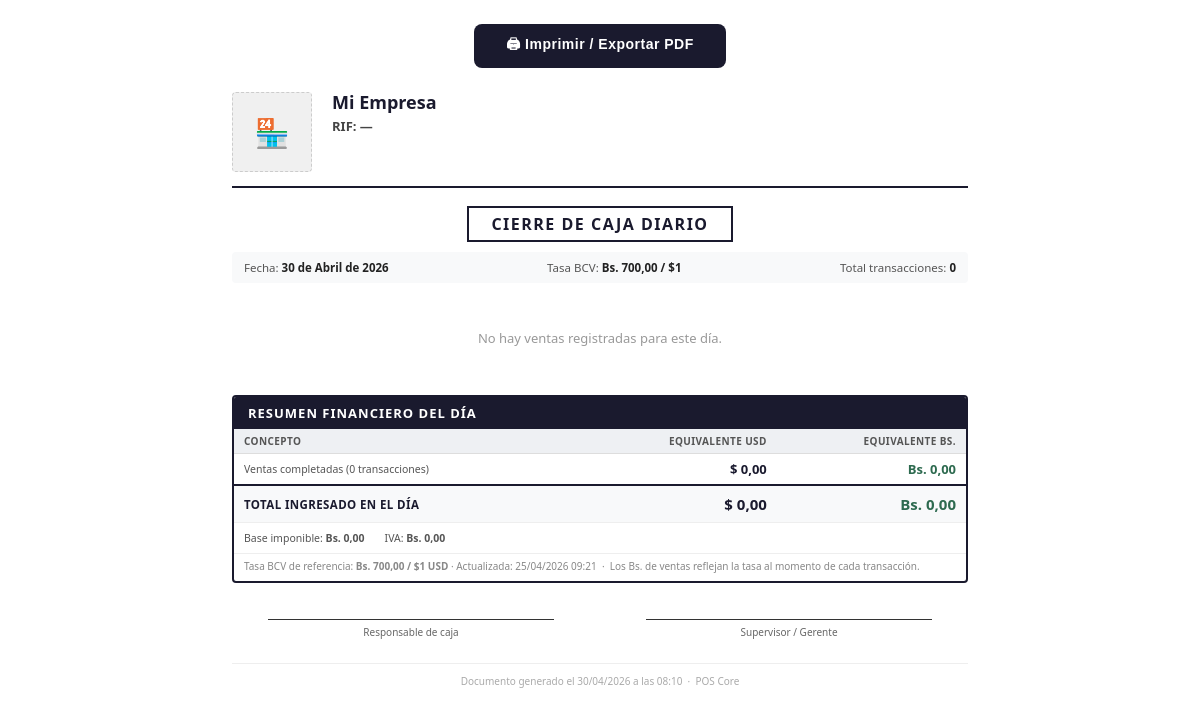
The page /reportes/cierre/imprimir/ (signed in) on the database as committed earlier.
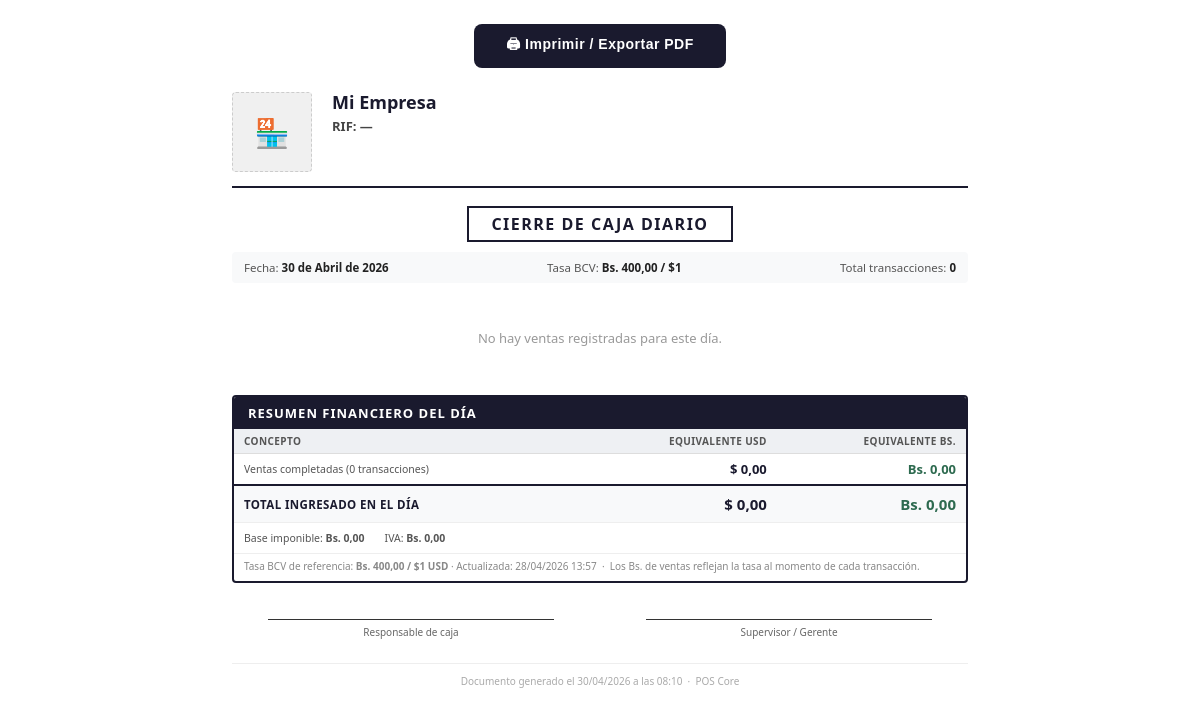
The same page on the database as committed later.
### configuracion/models.py (models this page shows, shortened)
class Moneda(models.Model):
    tasa_cambio = models.DecimalField(max_digits=12, decimal_places=2)
    simbolo = models.CharField(max_length=5, default='Bs')
    ultima_actualizacion = models.DateTimeField(auto_now=True)
    class Meta:
        verbose_name = 'Moneda'
        verbose_name_plural = 'Moneda'

### reportes/views.py (the view, shortened to what this page needs)
# urls.py: path('cierre/imprimir/', views.imprimir_cierre, name='imprimir_cierre'),
@solo_admin
def imprimir_cierre(request):
    fecha_str = request.GET.get('fecha', '')
    try:
        fecha = date.fromisoformat(fecha_str)
    except ValueError:
        fecha = timezone.localdate()
    ventas_dia = (
        Venta.objects
        .filter(fecha__date=fecha, estado='COMPLETADA')
        .prefetch_related('detalles__producto')
        .order_by('fecha')
    )
    resumen_metodos = []
    for codigo_metodo, nombre_metodo in Venta.METODO_PAGO:
        ventas_metodo = [v for v in ventas_dia if v.metodo_pago == codigo_metodo]
        if not ventas_metodo:
            continue
    total_general_usd     = sum(m['total_usd'] for m in resumen_metodos)
    total_general_bs      = sum(m['total_bs']  for m in resumen_metodos)
    total_ventas          = sum(m['cantidad']  for m in resumen_metodos)
    total_base_imponible_bs = sum(float(v.base_imponible_bs) for v in ventas_dia)
    total_iva_bs            = sum(float(v.iva_bs)            for v in ventas_dia)
    total_monto_exento_bs   = sum(float(v.monto_exento_bs)   for v in ventas_dia)
    pagos_fiado_dia = list(
        PagoFiado.objects
        .filter(fecha__date=fecha)
        .select_related('fiado__cliente')
        .order_by('fecha')
    )
    resumen_abonos_print = []
    for codigo, nombre in PagoFiado.METODO_PAGO:
        pagos_metodo = [p for p in pagos_fiado_dia if p.metodo_pago == codigo]
        if not pagos_metodo:
            continue
    total_abonos_usd = sum(m['total_usd'] for m in resumen_abonos_print)
    total_abonos_bs  = sum(m['total_bs']  for m in resumen_abonos_print)
    moneda  = Moneda.objects.first()
    empresa = Empresa.objects.first() or Empresa()
    cierre  = CierreCaja.objects.filter(fecha=fecha).first()
    return render(request, 'reportes/cierre_caja_print.html', {
        'fecha':                  fecha,
        'resumen_metodos':        resumen_metodos,
        'total_general_usd':      total_general_usd,
        'total_general_bs':       total_general_bs,
        'total_ventas':           total_ventas,
        'total_base_imponible_bs': total_base_imponible_bs,
        'total_iva_bs':           total_iva_bs,
        'total_monto_exento_bs':  total_monto_exento_bs,
        'resumen_abonos':         resumen_abonos_print,
        'total_abonos_usd':       total_abonos_usd,
        'total_abonos_bs':        total_abonos_bs,
        'gran_total_usd':         total_general_usd + total_abonos_usd,
        'gran_total_bs':          total_general_bs  + total_abonos_bs,
        'moneda':                 moneda,
        'empresa':                empresa,
        'tasa':                   moneda.tasa_cambio if moneda else None,
        'cierre':                 cierre,
    })

### ventas/templatetags/pos_extras.py (called while the page is built)
@register.filter
def formato_bs(value):
    try:
        num = float(value)
    except (TypeError, ValueError):
        return value
    formatted = f"{num:,.2f}"
    return formatted.replace(',', 'X').replace('.', ',').replace('X', '.')

### templates/reportes/cierre_caja_print.html (shortened to what the changed rows need)
{% load pos_extras %}<!DOCTYPE html>
<html lang="es">
<head>
</head>
<body>
  <div class="doc-titulo">
    <h2>Cierre de Caja Diario</h2>
  </div>
  <div class="doc-meta">
    <div>Tasa BCV: <span>Bs. {{ tasa|default:"—" }} / $1</span></div>
  </div>
  <div class="totales-box">
    <div style="padding:0;">
      <table style="width:100%; border-collapse:collapse; font-size:11px;">
        <thead>
          <tr style="background:#eef0f3;">
            <th style="padding:5px 10px; text-align:left; font-weight:700; color:#555; font-size:10px; text-transform:uppercase; letter-spacing:.4px; border-bottom:1px solid #ddd;">Concepto</th>
            <th style="padding:5px 10px; text-align:right; font-weight:700; color:#555; font-size:10px; text-transform:uppercase; letter-spacing:.4px; border-bottom:1px solid #ddd;">Equivalente USD</th>
            <th style="padding:5px 10px; text-align:right; font-weight:700; color:#555; font-size:10px; text-transform:uppercase; letter-spacing:.4px; border-bottom:1px solid #ddd;">Equivalente Bs.</th>
          </tr>
        </thead>
        <tbody>
        </tbody>
      </table>
      <div style="padding:8px 10px; border-top:1px solid #eee; font-size:10.5px; color:#555; display:flex; flex-wrap:wrap; gap:4px 20px;">
        <span>Base imponible: <strong>Bs. {{ total_base_imponible_bs|formato_bs }}</strong></span>
        <span>IVA: <strong>Bs. {{ total_iva_bs|formato_bs }}</strong></span>
      </div>
      {% if tasa %}
      <div style="padding:5px 10px 8px; font-size:10px; color:#888; border-top:1px solid #eee;">
        Tasa BCV de referencia: <strong>Bs. {{ tasa }} / $1 USD</strong>
        {% if moneda %} · Actualizada: {{ moneda.ultima_actualizacion|date:"d/m/Y H:i" }}{% endif %}
        &nbsp;·&nbsp; Los Bs. de ventas reflejan la tasa al momento de cada transacción.
      </div>
      {% endif %}
    </div>
  </div>
</body>
</html>

Rows that differ between the two databases and show on the page:
changed Moneda: tasa_cambio "700,00" → "400,00"; ultima_actualizacion "25/04/2026 09:21" → "28/04/2026 13:57"
